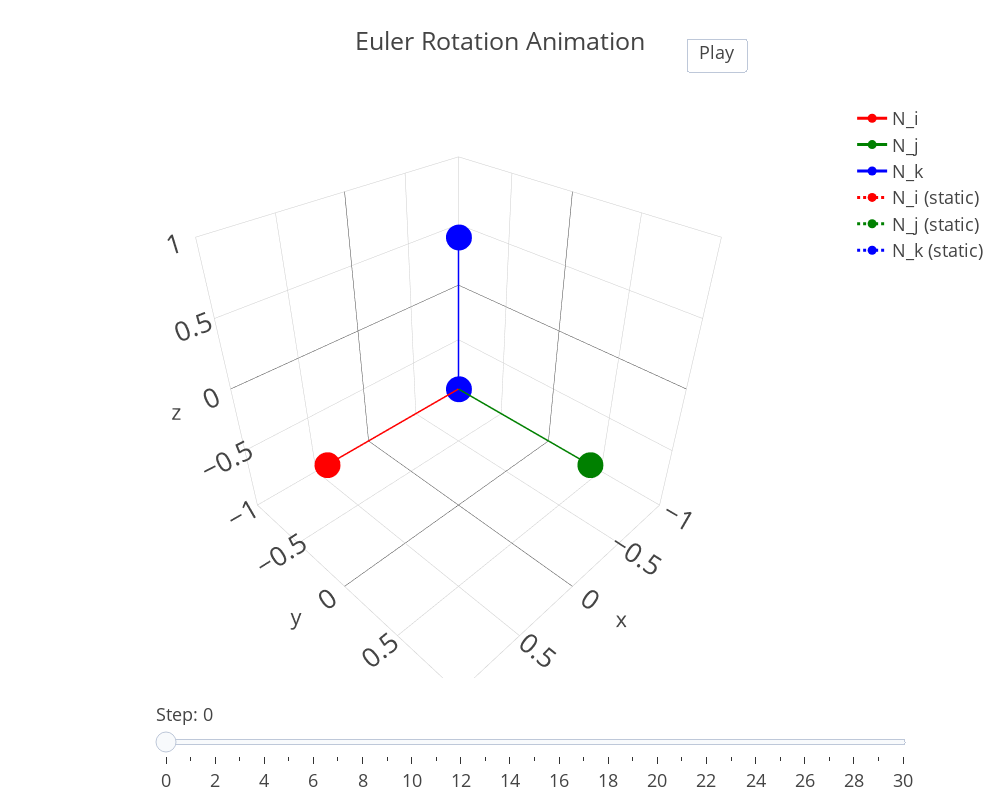

Here is the notebook cell this chart was saved with:
### Code cell
fig = euler_rotation_animation('321', 45, 90, 45)
iplot(fig)

### Figure 1 — Plotly figure (JSON) as saved in the notebook; plotly's stock layout.template omitted (floating-point values rounded to 4 significant figures)
{"data": [{"marker": {"color": "red"}, "mode": "lines+markers", "name": "N_i", "type": "scatter3d", "x": [0, 1], "y": [0, 0], "z": [0, 0]}, {"marker": {"color": "green"}, "mode": "lines+markers", "name": "N_j", "type": "scatter3d", "x": [0, 0], "y": [0, 1], "z": [0, 0]}, {"marker": {"color": "blue"}, "mode": "lines+markers", "name": "N_k", "type": "scatter3d", "x": [0, 0], "y": [0, 0], "z": [0, 1]}, {"line": {"color": "red", "dash": "dot"}, "marker": {"color": "red"}, "mode": "lines+markers", "name": "N_i (static)", "type": "scatter3d", "x": [0, 1], "y": [0, 0], "z": [0, 0]}, {"line": {"color": "green", "dash": "dot"}, "marker": {"color": "green"}, "mode": "lines+markers", "name": "N_j (static)", "type": "scatter3d", "x": [0, 0], "y": [0, 1], "z": [0, 0]}, {"line": {"color": "blue", "dash": "dot"}, "marker": {"color": "blue"}, "mode": "lines+markers", "name": "N_k (static)", "type": "scatter3d", "x": [0, 0], "y": [0, 0], "z": [0, 1]}], "layout": {"height": 800, "scene": {"aspectmode": "cube", "aspectratio": {"x": 1, "y": 1, "z": 1}, "xaxis": {"autorange": false, "range": [-1, 1], "type": "linear"}, "yaxis": {"autorange": false, "range": [-1, 1], "type": "linear"}, "zaxis": {"autorange": false, "range": [-1, 1], "type": "linear"}}, "sliders": [{"currentvalue": {"prefix": "Step: ", "visible": true}, "steps": [{"args": [["0"], {"frame": {"duration": 100, "redraw": true}, "fromcurrent": true, "mode": "immediate"}], "label": "0", "method": "animate"}, {"args": [["1"], {"frame": {"duration": 100, "redraw": true}, "fromcurrent": true, "mode": "immediate"}], "label": "1", "method": "animate"}, {"args": [["2"], {"frame": {"duration": 100, "redraw": true}, "fromcurrent": true, "mode": "immediate"}], "label": "2", "method": "animate"}, {"args": [["3"], {"frame": {"duration": 100, "redraw": true}, "fromcurrent": true, "mode": "immediate"}], "label": "3", "method": "animate"}, {"args": [["4"], {"frame": {"duration": 100, "redraw": true}, "fromcurrent": true, "mode": "immediate"}], "label": "4", "method": "animate"}, {"args": [["5"], {"frame": {"duration": 100, "redraw": true}, "fromcurrent": true, "mode": "immediate"}], "label": "5", "method": "animate"}, {"args": [["6"], {"frame": {"duration": 100, "redraw": true}, "fromcurrent": true, "mode": "immediate"}], "label": "6", "method": "animate"}, {"args": [["7"], {"frame": {"duration": 100, "redraw": true}, "fromcurrent": true, "mode": "immediate"}], "label": "7", "method": "animate"}, {"args": [["8"], {"frame": {"duration": 100, "redraw": true}, "fromcurrent": true, "mode": "immediate"}], "label": "8", "method": "animate"}, {"args": [["9"], {"frame": {"duration": 100, "redraw": true}, "fromcurrent": true, "mode": "immediate"}], "label": "9", "method": "animate"}, {"args": [["10"], {"frame": {"duration": 100, "redraw": true}, "fromcurrent": true, "mode": "immediate"}], "label": "10", "method": "animate"}, {"args": [["11"], {"frame": {"duration": 100, "redraw": true}, "fromcurrent": true, "mode": "immediate"}], "label": "11", "method": "animate"}, {"args": [["12"], {"frame": {"duration": 100, "redraw": true}, "fromcurrent": true, "mode": "immediate"}], "label": "12", "method": "animate"}, {"args": [["13"], {"frame": {"duration": 100, "redraw": true}, "fromcurrent": true, "mode": "immediate"}], "label": "13", "method": "animate"}, {"args": [["14"], {"frame": {"duration": 100, "redraw": true}, "fromcurrent": true, "mode": "immediate"}], "label": "14", "method": "animate"}, {"args": [["15"], {"frame": {"duration": 100, "redraw": true}, "fromcurrent": true, "mode": "immediate"}], "label": "15", "method": "animate"}, {"args": [["16"], {"frame": {"duration": 100, "redraw": true}, "fromcurrent": true, "mode": "immediate"}], "label": "16", "method": "animate"}, {"args": [["17"], {"frame": {"duration": 100, "redraw": true}, "fromcurrent": true, "mode": "immediate"}], "label": "17", "method": "animate"}, {"args": [["18"], {"frame": {"duration": 100, "redraw": true}, "fromcurrent": true, "mode": "immediate"}], "label": "18", "method": "animate"}, {"args": [["19"], {"frame": {"duration": 100, "redraw": true}, "fromcurrent": true, "mode": "immediate"}], "label": "19", "method": "animate"}, {"args": [["20"], {"frame": {"duration": 100, "redraw": true}, "fromcurrent": true, "mode": "immediate"}], "label": "20", "method": "animate"}, {"args": [["21"], {"frame": {"duration": 100, "redraw": true}, "fromcurrent": true, "mode": "immediate"}], "label": "21", "method": "animate"}, {"args": [["22"], {"frame": {"duration": 100, "redraw": true}, "fromcurrent": true, "mode": "immediate"}], "label": "22", "method": "animate"}, {"args": [["23"], {"frame": {"duration": 100, "redraw": true}, "fromcurrent": true, "mode": "immediate"}], "label": "23", "method": "animate"}, {"args": [["24"], {"frame": {"duration": 100, "redraw": true}, "fromcurrent": true, "mode": "immediate"}], "label": "24", "method": "animate"}, {"args": [["25"], {"frame": {"duration": 100, "redraw": true}, "fromcurrent": true, "mode": "immediate"}], "label": "25", "method": "animate"}, {"args": [["26"], {"frame": {"duration": 100, "redraw": true}, "fromcurrent": true, "mode": "immediate"}], "label": "26", "method": "animate"}, {"args": [["27"], {"frame": {"duration": 100, "redraw": true}, "fromcurrent": true, "mode": "immediate"}], "label": "27", "method": "animate"}, {"args": [["28"], {"frame": {"duration": 100, "redraw": true}, "fromcurrent": true, "mode": "immediate"}], "label": "28", "method": "animate"}, {"args": [["29"], {"frame": {"duration": 100, "redraw": true}, "fromcurrent": true, "mode": "immediate"}], "label": "29", "method": "animate"}, {"args": [["30"], {"frame": {"duration": 100, "redraw": true}, "fromcurrent": true, "mode": "immediate"}], "label": "30", "method": "animate"}], "x": 0.1, "y": 0}], "title": {"text": "Euler Rotation Animation"}, "updatemenus": [{"buttons": [{"args": [null, {"frame": {"duration": 100, "redraw": true}, "fromcurrent": true, "mode": "immediate"}], "label": "Play", "method": "animate"}], "showactive": false, "type": "buttons", "x": 0.8, "xanchor": "left", "y": 1.05, "yanchor": "bottom"}], "width": 1000}}
